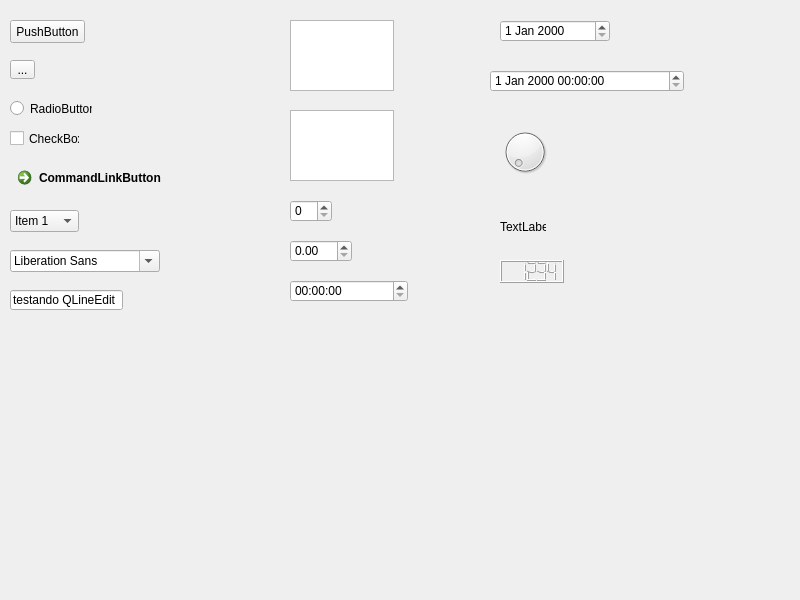
<?xml version="1.0" encoding="UTF-8"?>
<ui version="4.0">
 <class>Form</class>
 <widget class="QWidget" name="Form">
  <property name="geometry">
   <rect>
    <x>0</x>
    <y>0</y>
    <width>800</width>
    <height>600</height>
   </rect>
  </property>
  <property name="windowTitle">
   <string>Qt4xHb - teste com a classe HUiLoader</string>
  </property>
  <widget class="QPushButton" name="pushButton">
   <property name="geometry">
    <rect>
     <x>10</x>
     <y>20</y>
     <width>75</width>
     <height>23</height>
    </rect>
   </property>
   <property name="text">
    <string>PushButton</string>
   </property>
  </widget>
  <widget class="QToolButton" name="toolButton">
   <property name="geometry">
    <rect>
     <x>10</x>
     <y>60</y>
     <width>25</width>
     <height>19</height>
    </rect>
   </property>
   <property name="text">
    <string>...</string>
   </property>
  </widget>
  <widget class="QRadioButton" name="radioButton">
   <property name="geometry">
    <rect>
     <x>10</x>
     <y>100</y>
     <width>82</width>
     <height>17</height>
    </rect>
   </property>
   <property name="text">
    <string>RadioButton</string>
   </property>
  </widget>
  <widget class="QCheckBox" name="checkBox">
   <property name="geometry">
    <rect>
     <x>10</x>
     <y>130</y>
     <width>70</width>
     <height>17</height>
    </rect>
   </property>
   <property name="text">
    <string>CheckBox</string>
   </property>
  </widget>
  <widget class="QCommandLinkButton" name="commandLinkButton">
   <property name="geometry">
    <rect>
     <x>10</x>
     <y>160</y>
     <width>185</width>
     <height>41</height>
    </rect>
   </property>
   <property name="styleSheet">
    <string notr="true">background-color: yellow</string>
   </property>
   <property name="text">
    <string>CommandLinkButton</string>
   </property>
  </widget>
  <widget class="QComboBox" name="comboBox">
   <property name="geometry">
    <rect>
     <x>10</x>
     <y>210</y>
     <width>69</width>
     <height>22</height>
    </rect>
   </property>
   <item>
    <property name="text">
     <string>Item 1</string>
    </property>
   </item>
   <item>
    <property name="text">
     <string>Item 2</string>
    </property>
   </item>
   <item>
    <property name="text">
     <string>Item 3</string>
    </property>
   </item>
   <item>
    <property name="text">
     <string>Item 4</string>
    </property>
   </item>
   <item>
    <property name="text">
     <string>Item 5</string>
    </property>
   </item>
  </widget>
  <widget class="QFontComboBox" name="fontComboBox">
   <property name="geometry">
    <rect>
     <x>10</x>
     <y>250</y>
     <width>150</width>
     <height>22</height>
    </rect>
   </property>
  </widget>
  <widget class="QLineEdit" name="lineEdit">
   <property name="geometry">
    <rect>
     <x>10</x>
     <y>290</y>
     <width>113</width>
     <height>20</height>
    </rect>
   </property>
   <property name="text">
    <string>testando QLineEdit</string>
   </property>
  </widget>
  <widget class="QTextEdit" name="textEdit">
   <property name="geometry">
    <rect>
     <x>290</x>
     <y>20</y>
     <width>104</width>
     <height>71</height>
    </rect>
   </property>
  </widget>
  <widget class="QPlainTextEdit" name="plainTextEdit">
   <property name="geometry">
    <rect>
     <x>290</x>
     <y>110</y>
     <width>104</width>
     <height>71</height>
    </rect>
   </property>
  </widget>
  <widget class="QSpinBox" name="spinBox">
   <property name="geometry">
    <rect>
     <x>290</x>
     <y>200</y>
     <width>42</width>
     <height>22</height>
    </rect>
   </property>
  </widget>
  <widget class="QDoubleSpinBox" name="doubleSpinBox">
   <property name="geometry">
    <rect>
     <x>290</x>
     <y>240</y>
     <width>62</width>
     <height>22</height>
    </rect>
   </property>
  </widget>
  <widget class="QTimeEdit" name="timeEdit">
   <property name="geometry">
    <rect>
     <x>290</x>
     <y>280</y>
     <width>118</width>
     <height>22</height>
    </rect>
   </property>
  </widget>
  <widget class="QDateEdit" name="dateEdit">
   <property name="geometry">
    <rect>
     <x>500</x>
     <y>20</y>
     <width>110</width>
     <height>22</height>
    </rect>
   </property>
  </widget>
  <widget class="QDateTimeEdit" name="dateTimeEdit">
   <property name="geometry">
    <rect>
     <x>490</x>
     <y>70</y>
     <width>194</width>
     <height>22</height>
    </rect>
   </property>
  </widget>
  <widget class="QDial" name="dial">
   <property name="geometry">
    <rect>
     <x>500</x>
     <y>120</y>
     <width>50</width>
     <height>64</height>
    </rect>
   </property>
  </widget>
  <widget class="QLabel" name="label">
   <property name="geometry">
    <rect>
     <x>500</x>
     <y>220</y>
     <width>46</width>
     <height>13</height>
    </rect>
   </property>
   <property name="text">
    <string>TextLabel</string>
   </property>
  </widget>
  <widget class="QLCDNumber" name="lcdNumber">
   <property name="geometry">
    <rect>
     <x>500</x>
     <y>260</y>
     <width>64</width>
     <height>23</height>
    </rect>
   </property>
   <property name="intValue" stdset="0">
    <number>1234</number>
   </property>
  </widget>
 </widget>
 <resources/>
 <connections/>
</ui>
